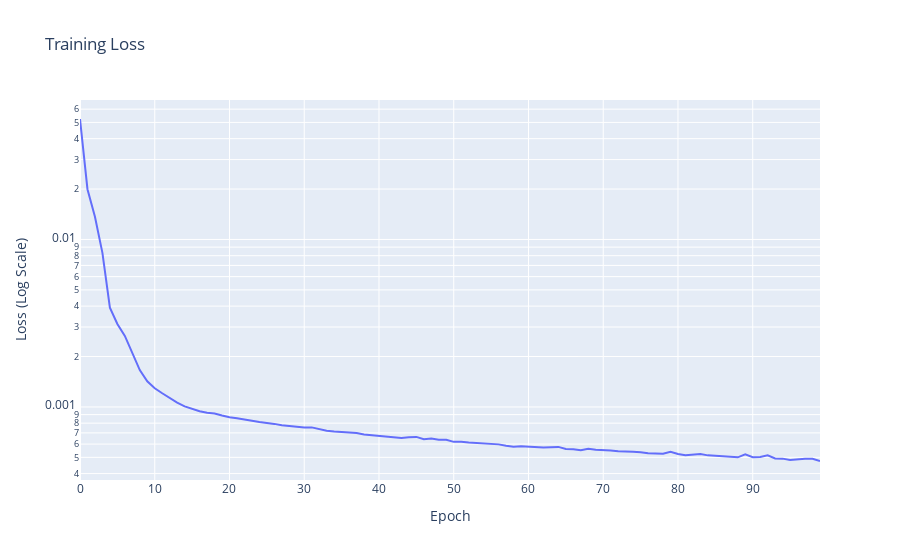

Notebook source saved alongside this figure:
### Code cell
# plot the loss
utils.plot_loss(loss)
